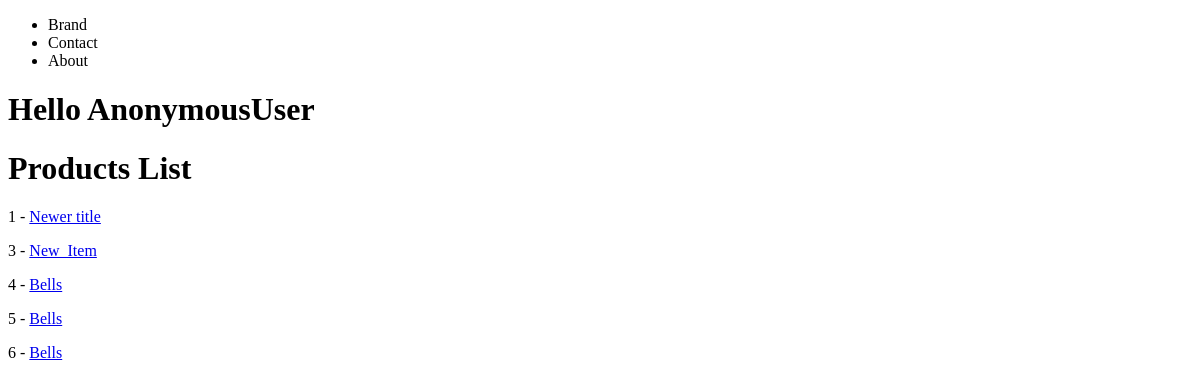
/products/, run on an earlier commit of the app's database.
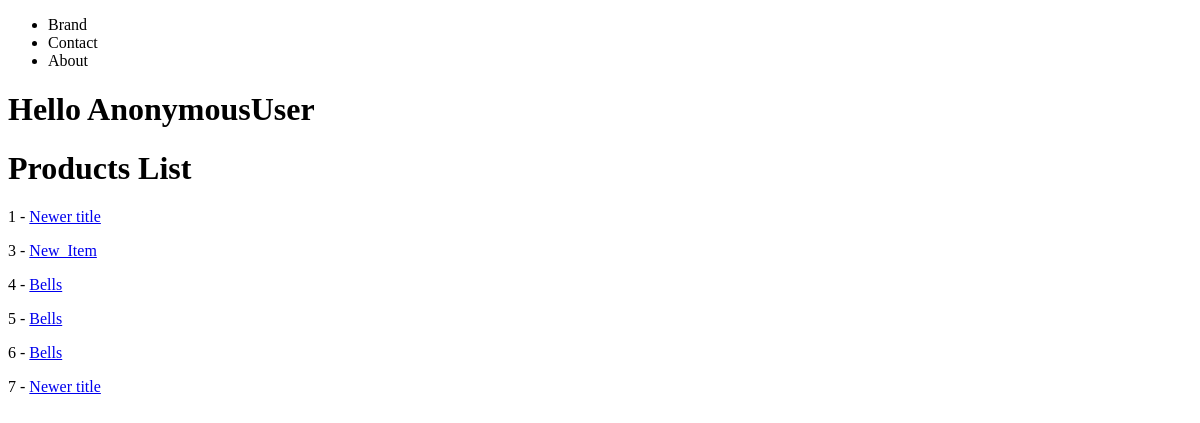
And on a later commit of the database.
### products/models.py (models this page shows)
class Product(models.Model):
    title = models.CharField(max_length=120) #required
    description = models.TextField(blank=True, null=True)
    price = models.DecimalField(decimal_places=2, max_digits=10000)
    summary = models.TextField()
    def get_absolute_url(self):
        return reverse("products:product-detail", kwargs={"id": self.id})                    #f"products/{self.id}"

### products/views.py (the view)
# urls.py: path('', product_list_view, name='product-list'),
def product_list_view(request):
    queryset = Product.objects.all() # list of objects
    context = {
        "object_list": queryset
    }
    return render(request, "products/product_list.html", context)

### products/templates/products/product_list.html
{% extends 'base.html' %}
{%block content %}
<h1>Products List</h1>
{% for instance in object_list %}
    <p>{{ instance.id }} - <a href='{{ instance.get_absolute_url }}'>{{ instance.title }}</a></p>
{% endfor %}
{% endblock %}

What changed in the data, as far as the page shows it:
added Product: id "7", title "Newer title"
